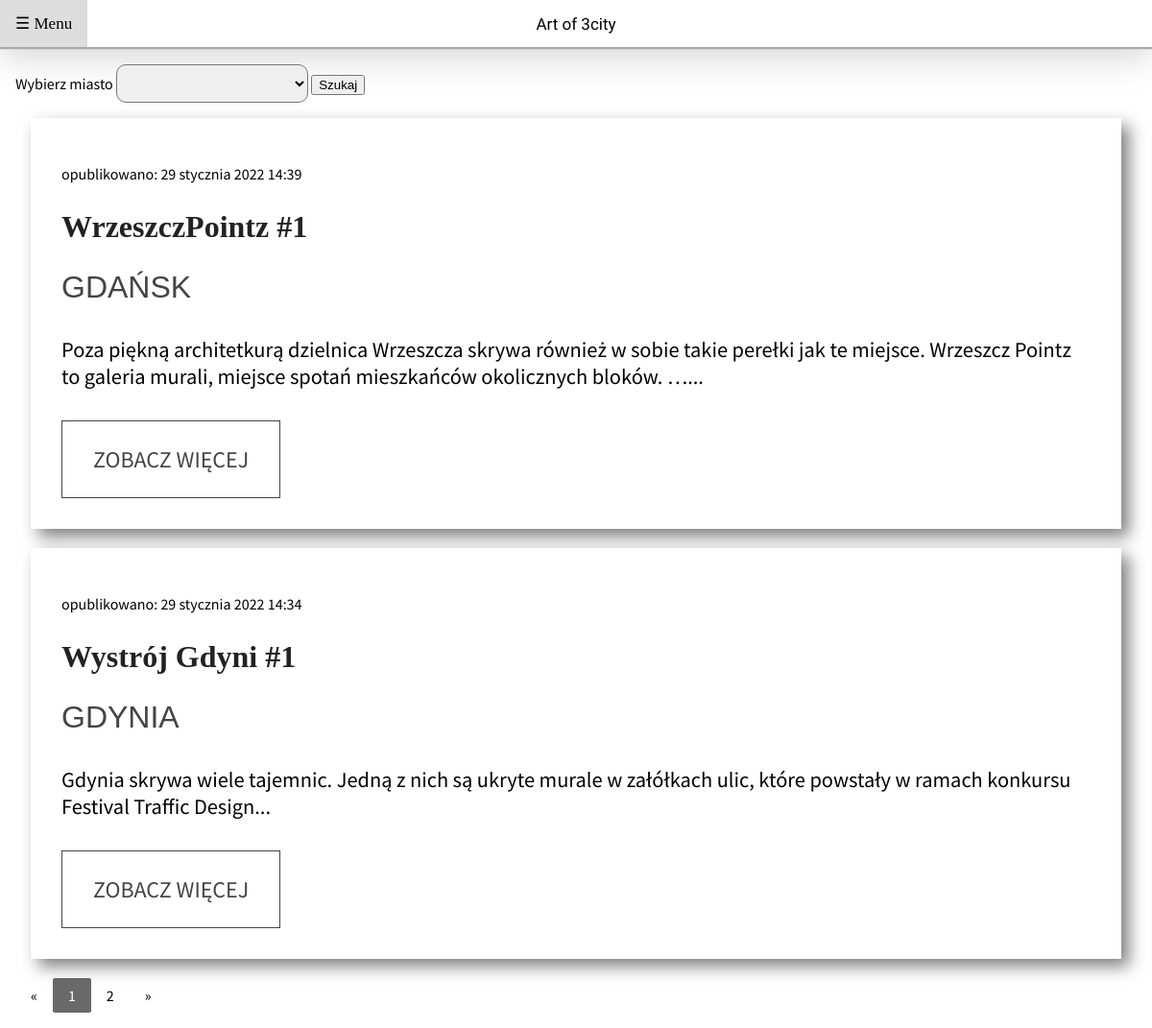
/posts/, run on the app's committed database.
### posts/models.py (models this page shows, shortened)
class Post(models.Model):
    title = models.CharField(max_length=32)
    content = models.TextField()
    address = models.CharField(max_length=64)
    created_date = models.DateTimeField(default=timezone.now)
    published_date = models.DateTimeField(default = timezone.now)
    author = models.ForeignKey('auth.User',on_delete=models.CASCADE)
    image = models.ImageField(upload_to='images/', blank=True, default="default.png")
    place = models.ForeignKey(Place, on_delete= models.CASCADE,verbose_name="place where it is")

class Place(models.Model):
    town = models.CharField(max_length=32)
    def __str__(self):
        return f"{self.town}"

### posts/views.py (the view, shortened to what this page needs)
# urls.py: path("",views.index,name="index"),
def index(request):
    if request.method == "GET":
        nrPage = request.GET.get('page', 1)
        posts = Post.objects.all()
        paginator = Paginator(posts,2)
        template = loader.get_template("posts/index.html")
        context = {
            "all_posts": paginator.page(nrPage),
            "all_towns": towns
        }
        return HttpResponse(template.render(context,request))

### posts/templates/posts/index.html
{% extends 'posts/base.html' %}
    {% block content %}
    {% include 'posts/townFilter.html' %}
        {% for post in all_posts%}
            <section>
                <div class="cardContainer">
                    <div class="cardContent">
                         <div class="content-text">
                            <p>opublikowano: {{post.published_date}}</p>
                            <h2 class="content-title">{{post.title}}</h2>
                            <h3 class="content-subtitle">{{post.place}}</h3>
                            <p class="content-paragraph">{{post.content | truncatewords:24}}...</p>
                            <a href="/posts/details/{{post.id}}" class="btn">Zobacz więcej</a>
                        </div>
                    </div>
                </div>
            </section>
        {% empty %}
            <h3>Nie ma postów</h3>
        {% endfor %}
        {% if all_posts.has_other_pages %}
        <div class="pagination">
            {% if all_posts.has_previous %}
            <a href="?page={{ all_posts.previous_page_number }}">&laquo;</a>
            {% else %}
            <a><span class="disabled">&laquo;</span></a>
            {% endif %}
            {% for i in all_posts.paginator.page_range %}
            {% if all_posts.number == i %}
                <a class="active">{{ i }}</a>
            {% else %}
                <a href="?page={{ i }}">{{ i }}</a>
            {% endif %}
            {% endfor %}
            {% if all_posts.has_next %}
            <a href="?page={{ all_posts.next_page_number }}">&raquo;</a>
            {% else %}
            <a><span class="disabled">&raquo;</span></a>
            {% endif %}
        </div>
        {% endif %}
    {% endblock %}

### posts/static/css/style.css (style rules this page uses)
body, html { width: 100%; height: 100%; }
body { margin: 0; }
h1, h3, h4 { font-family: Verdana, Tahoma, sans-serif; }
.pagination { display: inline-block; }
.pagination a { color: black; float: left; padding: 8px 16px; text-decoration: none; }
.pagination a.active { background-color: dimgrey; border-radius: 5%; color:white; }

### posts/static/css/card.css (style rules this page uses)
.cardContainer { max-width: 80rem; padding: 0 1.0rem; margin: 0 auto; }
.cardContent { display: flex; background-color: #fff; box-shadow: .5rem .5rem 1rem rgba(0,0,0,0.5); margin-bottom: 20px; }
.content-text { flex: 1.5; padding: 2rem; }
.content-text .content-title { font-family: 'Playfair Display', serif; color: #222; font-size: 2rem; }
.content-text .content-subtitle { font-size: 2rem; font-weight: 300; text-transform: uppercase; color: #444; margin: .5rem 0 2rem; }
.content-text .content-paragraph { font-size: 1.4rem; margin-bottom: 2rem; }
.content-text .btn { display: inline-block; text-decoration: none; font-size: 1.5rem; text-transform: uppercase; padding: 1.5rem 2rem; border: 1px solid #444; color: #444; }

### data on the page
Post: published_date "29 stycznia 2022 14:39", title "WrzeszczPointz #1", place "GDAŃSK", content "Poza piękną architetkurą dzielnica Wrzeszcza skrywa również w sobie takie perełki jak te miejsce. Wrzeszcz Pointz to galeria murali, miejsce spotań mieszkańców okolicznych bloków. …"
Post: published_date "29 stycznia 2022 14:34", title "Wystrój Gdyni #1", place "GDYNIA", content "Gdynia skrywa wiele tajemnic. Jedną z nich są ukryte murale w załółkach ulic, które powstały w ramach konkursu Festival Traffic Design"

### other printed values
{{ i }} "1"
{{ i }} "2"
